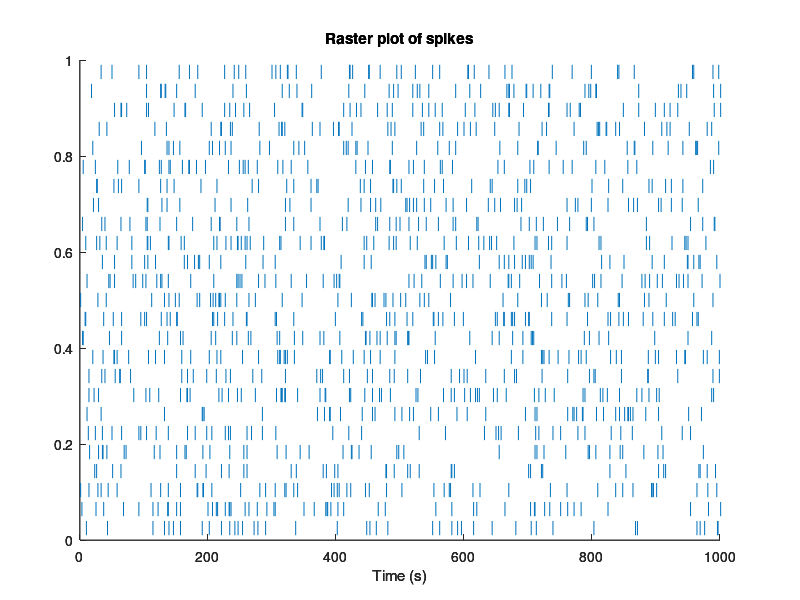
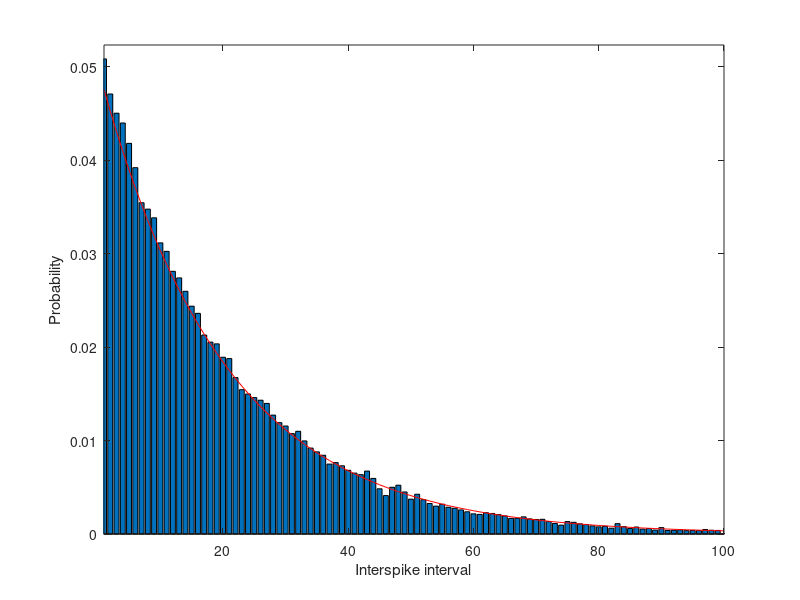
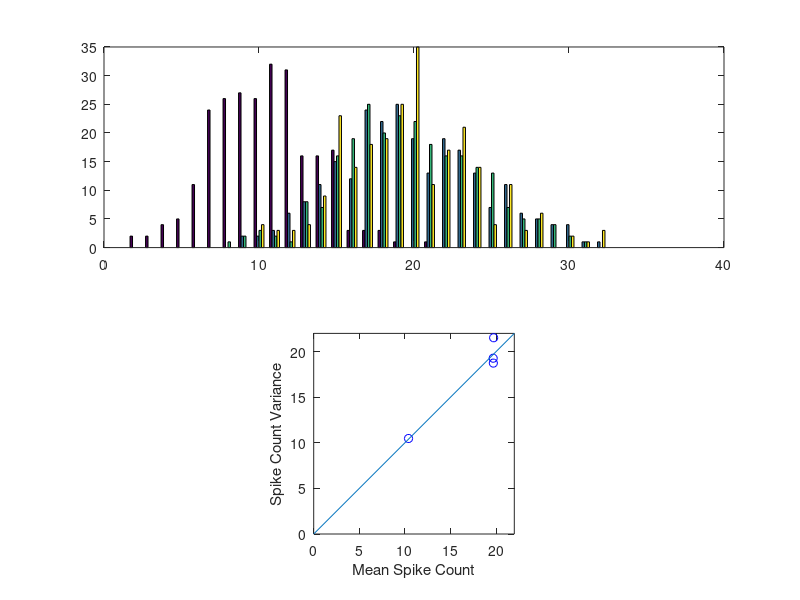

These figures' MATLAB source, in order:
function poissonTutorial

%%%%%%%%%%%%%%%%%%%%%%%%%%%%%%%%%%%%%%%%%%%%%%%%%%%%%%%%
%
% poissonTutorial.m
%
% NOTE: For compatibility with different web browsers,
% this file has been renamed 'poissonTutorial.txt'. In
% order to use it in MATLAB, you should rename it as
% 'poissonTutorial.m' and then open it up with the 
% MATLAB editor.
%
% This tutorial introduces the Poisson model of stochastic
% neuronal firing. It will demonstrate the type of variability
% seen in the response of sensory neurons, and explore the
% properties of that variability
%
% This tutorial is closely based on a tutorial created by 
% David Heeger for the Cold Spring Harbor course on Computational
% Neuroscience: Vision, which was subsequently extended by 
% Greg Horwitz.
%
% INSTRUCTIONS:
%
% While other approaches are possible, it is recommended that you
% put a breakpoint on the first line of executable code below, and
% then use the Matlab debugger to step through the lines while
% reading the text that is interspersed with code.
%
%%%%%%%%%%%%%%%%%%%%%%%%%%%%%%%%%%%%%%%%%%%%%%%%%%%%%%%%

clear all;          % clear, but don't move the windows

%%%%%%%%%%%%%%%%%%%%%%%%%%%%%%%%%%%%%%%%%%%%%%%%%%%%%%%%
% INTRODUCTION:
%
% It is not important that you memorize the equations for a Poisson
% process, but you should know something about its general properties
% how they relate to neuronal spiking.
%
% A Poisson process is a member of the class of stochastic (random)
% point (binary) processes.  It is formally defined by the following 
% set of equations (here, N(t) is the number of events that have occurred 
% by time 't').
%
% 1) N(0)=0 
%    This means that there are no spikes at the begining of time.
% 2) The process is stationary
%    This means that the rate of spike firing doesn't change over time,
% although neuronal responses can be modeled using Poisson processes with
% different rates during different epochs (e.g. background and stimulus periods).
% 3) The process has independent increments
%    This means that the number of spikes occurring in any interval is independent
% of the number of spikes occurring in any other (non-overlapping)
% interval. That is, what happened in the previous interval doesn't affect
% the current interval
% 3) Prob{N(h)=1} = lamba*h + o(h)
%    Translation: The probability of one event in a "brief" window of
% time is a constant, "lambda" multiplied by the duration of the window, "h".
% "o(h)" is the probability of more than one spike in a brief window, and it
% is vanishingly small. That is, spike counts in brief intervals are all zeros
% and ones.  For neurons, this applies if we use ~1 ms intervals.
%
% The Poisson model occurs very naturally in situations in which a
% large number of independent components all have the capacity 
% for generating an event, but none of them are very likely to do so
% at a given time.  For example, it does an excellent job of describing
% radioactive decay.
%
% Early neurophysiologists were struck by the irregularity spike trains
% recorded from neurons in vivo and thus the Poisson model of neural
% firing was born.  Even these early neurophysiologists were aware
% that the firing rates of real neurons are not stationary and don't have strictly
% independent increments.  Still, these violations aside, the Poisson
% model does a remarkable job of describing firing variability of cortical
% neurons.  
%
%%%%%%%%%%%%%%%%%%%%%%%%%%%%%%%%%%%%%%%%%%%%%%%%%%%%%%%%%
% SIMULATING POISSON SPIKING:
%
% One of the easiest ways to generate a Poisson spike train is to rely
% on the approximation:
%
%    Prob{1 spike during (t, t + timeStepS)} = r(t) * timeStepS
%
% where r(t) is the instantaneous firing rate (in spikes per second) and timeStepS 
% is the time step.  The right half of equation is essentially "lamba * h" from 
% equation 3 above, with the assumption that "o(h)" is zero -- timeStepS is short 
% enough so that there is no chance that the neuron would fire more than one spike 
% in any given interval.

% Let's begin by choosing a time step and by choosing an average
% firing rate.

timeStepS = 0.001;                  % 1 msec
spikesPerS = 50;                    % 50 spikes per second, on average
durationS = 1.000;                  % 1 sec simulation
times = 0:timeStepS:durationS;	% a vector with each time step		

% Now we choose random numbers, one for each time step, unformly distributed between 
% 0 and 1. We will use these to decide whether a spike has occurred at each time step.

vt = rand(size(times));

% Finally, create a vector of ones and zeros depending on whether the probability of firing
% (spikesPerS*timeStepS) is greater than the corresponding random number.  We
% have a function rasterPlot() that will plot the result as raster, using lines
% to show which time steps contain a spike.  This should appear in Figure 1,
% which you can move to a convenient position on your screen.  You might want to
% expand the window to see spikes that closely spaced.

spikes = (spikesPerS*timeStepS) > vt;
rasterPlot(spikes, timeStepS);

% The main point is that spikes occur at highly irregular times.  You might seen
% some signs of a pattern, but there is no reliable pattern in the occurrence of
% spikes.  If we make a new set of spike times, and plot that, you will see that
% it is different.  To make things simpler, we have a function makeSpikes() that
% will create spike trains in the manner described above, taking arguments for
% the time step, spike rate, and sample duration.  The function is at the end of this
% file if you want to see the code.  If you run the next two lines
% of code, a new spike train will appear in Figure 1.  

spikes = makeSpikes(timeStepS, spikesPerS, durationS);
rasterPlot(spikes, timeStepS);

% Because the Poisson process is stochastic, each spike train will look
% different, even though they have the same average number of spikes.  The
% variability is more easily seen if we display a set of spike trains together
% in the plot, in format know as a raster plot (each spike train is one line in
% the raster).

spikes = makeSpikes(timeStepS, spikesPerS, durationS, 25);
rasterPlot(spikes, timeStepS);

% Your eye might pick out patterns in the raster, but there is not reliable
% structure.  Each spike is independent of others in its train, and each spike
% train is independent of all others. When testing conditions are held constant
% in neurophysiological experiments, the spiking of individual neurons often
% looks like this

%%%%%%%%%%%%%%%%%%%%%%%%%%%%%%%%%%%%%%%%%%%%%%%%%%%%%%%%%
% INTER-SPIKE INTERVAL DISTRIBUTIONS:
%
% An interesting property of the Poisson process is that the interspike
% intervals are distributed exponentially.  This is a straightforward
% consequence of the definition of the Poisson process.  If the probability of a
% spike in each interval is p, the probability of seeing an interspike interval of 
% 1 interval is p.  The probability that there will not be a spike in the first
% interval is (1-p), so the probability of seeing an interspike interval of 2 is
% (1-p) * p.  The probability of seeing an interspike interval of 3 is (1-p)^2 *
% p.  Because the probability of going an extra interval without a spike
% decreases the probability by a factor of (1-p), the probability distribution
% for interspike interval will decrease by a fixed fraction for successive
% intervals, which will be an exponentially decaying function.  

% Let's plot the interspike intervals for our Poisson process. First, get the 
% spike times.

durationS = 1000;                                       % get lots of intervals
spikes = makeSpikes(timeStepS, spikesPerS, durationS);  % make a spike train
spikeTimes = find(spikes) * timeStepS * 1000;           % get times when spikes occurred (ms)

% We can get the inter-spike intervals by subtraction the times of successive
% spikes.

spikeIntervals = spikeTimes(2:length(spikeTimes)) - spikeTimes(1:length(spikeTimes) - 1);

% Compute a histogram of the spike intervals, normalized to unit volume.

figure(2);                                              % use Figure 2
binSize = 1;                                            % 1 ms bins
x = [1:binSize:100];
intervalDist = hist(spikeIntervals(spikeIntervals < 100), x);
intervalDist = intervalDist / sum(intervalDist) / binSize; % normalize by dividing by spike number
bar(x, intervalDist);

% As promised, the histogram of interspike intervals looks like an exponential 
% probability distribution.  For verificiation, we'll superimpose the exponential
% probability density function.
 
y = exppdf(x, 1 / (spikesPerS * timeStepS));            % exponential function, scaled to predicted max
axis([min(x) max(x) 0 max(y) * 1.1]);                   % make sure everything shows on the plot
xlabel('Interspike interval');
ylabel('Probability');
hold on;
plot(x, y, 'r');                                        % add exponential function 
hold off;

% The exponential interspike interval distribution for a Poisson process
% points to one way that real neurons will not be perfectly Poisson. Real neurons will
% have interspike intervals that depart from a perfectly exponential
% distribution.
%
% QUESTION 1: Why will real neurons not have a perfectly exponential
% interspike interval distribution?
%
% Before leaving the interval distribution, it is worth mentioning that although
% a Poisson process will have an exponential interval distribution, the
% existence of an exponential interval distribution does NOT necessarily mean that it arose
% from a Poisson process.  You could get an exponential distribution in a
% situation where the interval had some special dependence on each other, 
% which is not allowed for a Poisson process. 
%
%%%%%%%%%%%%%%%%%%%%%%%%%%%%%%%%%%%%%%%%%%%%%%%%%%%%%%%%%
% SPIKE COUNT VARIANCE:
%
% The Poisson model of spiking is important because it makes it possible
% to explore the variability of neuronal spiking and how that affect the
% reliability of neuronal signals. One notable property of a Poisson process 
% is that for a given spike rate mean of the spike counts over repeated counts
% is equal to the variance of those spike counts. By "variance", we mean the
% formal statistical definition of variance, which is the square of the standard
% deviation of a distribution.  NB: The equality of the mean and variance holds
% only for spike COUNTS, and is generally NOT the case for the spike RATES or
% interspike intervals of Poisson processes.
%
% This relationship between spike count mean and spike count variance can be
% seen by plotting some distributins of spike counts. Let's see what spike
% counts are for 1 second counting intervals when the average rate is 25
% spikes/s.

timeStepS = 0.001;                  % set the spike train parameters
spikesPerS = 20;                    % 20 spike/s rate
durationS = 1.000;                  % 1 s simulation
startS = 0.001;                     % count from for the full 1 second
endS = 1.000;
spikes = makeSpikes(timeStepS, spikesPerS, durationS, 250);  % make 250 spike trains
counts = countSpikes(spikes, timeStepS);                     % get the 250 spike counts
plotSpikeCounts(counts);            % plot the 250 spike counts (this function is below)

% The counts are random, but you should see that they range from as low as ~10
% to as high as ~30 -- a broad range around the expected 20 spikes.  The plot in
% the lower half of the figure has a point showing the spike count mean for this distribution
% (x-axis) and the spike variance (y-axis).  The point should fall close to the
% identity line.
%
% Let's add some more distributions with mean counts that are lower (2 and ~6).

for i = 1:2
    spikesPerS = spikesPerS / sqrt(10);
    spikes = makeSpikes(timeStepS, spikesPerS, durationS, 250);
    counts(i+1,:) = countSpikes(spikes, timeStepS, startS, endS);
end
plotSpikeCounts(counts);

% The lower plot shows that the equality between variance and mean holds
% regardless of what the mean count is.  
%
% The plots of the three distributions show how the Poission distribution differs from the 
% normal (also known as bell-shaped or Gaussian) distribution.  When a Poisson distribution has 
% a large mean, as with the blue distribution (mean 20 spikes), it is similar to a normal
% distribution.  For small means, however, the Poisson distribution differs
% greatly.  The red distribution (mean 2) is not clipped: Poisson distributions
% do not include negative numbers (there are no negative counts).  When the mean
% counts are small, the bins for 0 and 1 contain most of the counts.
%
% Variance is a somewhat abstract quantity, but you should be able to convince
% yourself that the means are approximately equal to the variances by
% considering the standard deviations, for which you should have some intuition.
% The standard deviation is the square root of the variance, so Poisson distributions
% with means of 2, 6 and 20 should have standard deviations of about 1.5, 2.5
% and 4.5.  You should see that the red, green and blue distributions have
% roughly these standard deviations.

%%%%%%%%%%%%%%%%%%%%%%%%%%%%%%%%%%%%%%%%%%%%%%%%%%%%%%%%%
% EQUIVALENCE OF TIME, NEURONS AND RATE FOR SPIKE COUNTS:
%
% The last point we will treat here is how Poisson processes produce an equivalence between
% time, neurons and rate.  Because the occurrence of every spike is independent
% of every other spike, adding two Poisson distributions will give a
% distribution that is also Poisson.  Thus, if a neuron is firing an average of 10 spikes a second
% and you repeatedly count spikes in pairs of 1 second periods, the distribution of (spikes from period 1) +
% (spikes from period 2) will be a Poisson distribution with a mean count of 20
% spikes. If you instead had two neurons that were both firing an average of 10 
% spikes a second and you repeated counted spikes from both over 1 second, their combined counts 
% would also yield a Poisson distribution with a mean of 20.  Both distributions
% wuold be the same as that obtained by counting for 1 second periods from a
% neuron that was firing an average of 20 spikes per second.  It doesn't matter
% if doubled the mean by counting spike for twice as long, counting from
% twice as many (identical) neurons, or from a neuron firing at twice the rate,
% the result is the same.
%
% Let's look at this directly.  The following code will plot 4 distributions.
% Each includes 250 counts. The first (blue) distribution is spikes counts for 1 s from a 
% neuron firing an average of 10 spikes/s.  The second distribution is spike counts for 1 s
% come a neuron firing an average of 20 spikes/s.  The third distribution is
% spike counts for 2 s from a neuron firing an average of 10 spikes/s.  The
% final distribution is counts from 1 s combined from 2 neurons firing 10
% spikes/s. You should be able to see that the three final distributions all
% have a mean of 20 and are indistinguishable. 

counts = zeros(4, 250);

spikesPerS = 10;
durationS = 1.000;                  
spikes = makeSpikes(timeStepS, spikesPerS, durationS, 250);
counts(1, 1:250) = countSpikes(spikes, timeStepS);

spikesPerS = 20;
durationS = 1.000;                  
spikes = makeSpikes(timeStepS, spikesPerS, durationS, 250);
counts(2, 1:250) = countSpikes(spikes, timeStepS);

spikesPerS = 10;
durationS = 2.000;                  
spikes = makeSpikes(timeStepS, spikesPerS, durationS, 250);
counts(3, 1:250) = countSpikes(spikes, timeStepS);

spikesPerS = 10;
durationS = 1.000;                  
spikes1 = makeSpikes(timeStepS, spikesPerS, durationS, 250);
spikes2 = makeSpikes(timeStepS, spikesPerS, durationS, 250);
counts(4, 1:250) = countSpikes(spikes1 + spikes2, timeStepS);

plotSpikeCounts(counts);

end

%%%%%%%%%%%%%%%%%%%%%%%%%%%%%%%%%%%%%%%%%%%%%%%%%%%%%%%%%
% This is the end of the Poisson Tutorial.  The code below includes only
% functions that were used in the tutorial.  You should continue by running
% neuronalPerformance and following along in the Lesson.pdf in that folder. 


function counts = countSpikes(spikes, timeStepS, startS, endS)

if (nargin < 4)
    endS = length(spikes) * timeStepS;
end
if (nargin < 3)
    startS = 0;
end
trains = size(spikes, 1);
counts = zeros(1, trains);
startBin = startS / timeStepS + 1;
endBin = floor(endS / timeStepS);

for train = 1:trains
    counts(train) = sum(spikes(train, startBin:endBin));
end
end

function plotSpikeCounts(counts)

t = counts';

figure(3);
subplot(2, 1, 1);
hist(t, 0:max(max(t)) * 1.1);
s = axis;
axis([0 s(2) s(3) s(4)]);
subplot(2, 1, 2);
xlabel('Spike Counts');

m = mean(t);
v = var(t);
plot(m, v, 'bo');
s = axis;
axisLimit = max(s(2), s(4));
axis([0 axisLimit 0 axisLimit]);
hold on;
line([0, axisLimit], [0, axisLimit]);
hold off;
axis('square');
xlabel('Mean Spike Count');
ylabel('Spike Count Variance');

end

function rasterPlot(spikes, timeStepS)

figure(1);

times = [0:timeStepS:timeStepS * (length(spikes) - 1)];
axes('position', [0.1, 0.1, 0.8, 0.8]);
axis([0, length(spikes) - 1, 0, 1]);
trains = size(spikes, 1); 
ticMargin = 0.01;                                      % gap between spike trains (full scale is 1)
ticHeight = (1.0 - (trains + 1) * ticMargin) / trains;

for train = 1:trains
    spikeTimes = find(spikes(train, :) == 1);
    yOffset = ticMargin + (train - 1) * (ticMargin + ticHeight);
    for i = 1:length(spikeTimes)
        line([spikeTimes(i), spikeTimes(i)], [yOffset, yOffset + ticHeight]);
    end
end

xlabel('Time (s)')
title('Raster plot of spikes');
end

function spikes = makeSpikes(timeStepS, spikesPerS, durationS, numTrains)

if (nargin < 4)
    numTrains = 1;
end
times = [0:timeStepS:durationS];
spikes = zeros(numTrains, length(times));
for train = 1:numTrains
    vt = rand(size(times));
    spikes(train, :) = (spikesPerS*timeStepS) > vt;
end
end